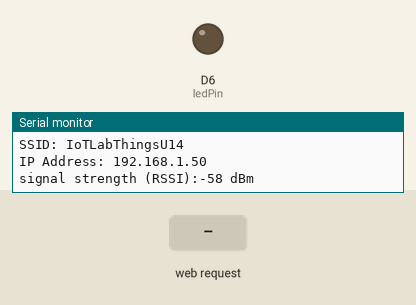
This sketch was run on a simulated Arduino MKR. Parts: output pins drawn as LEDs (lit = HIGH), the last lines printed to the serial monitor. The test bench sets the inputs (shaded band). WiFi joins after 1.5 s; servers stay silent unless stated.

Above: at 7.7 s.
7.8 s: HTTP request GET /H received
At 8.4 s:
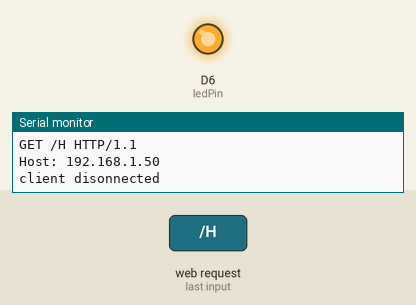
9.3 s: HTTP request GET /L received
At 10.7 s:
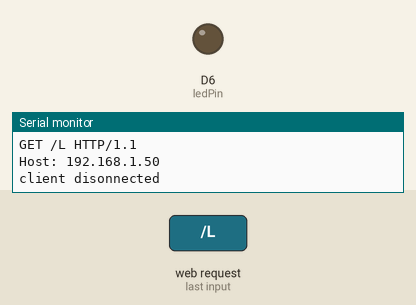
Timing chart, 0 to 12.3 s (numbered marks = the images above; inputs shaded):
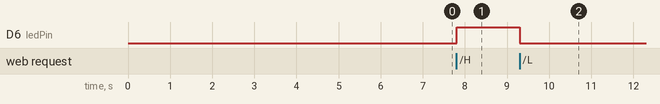

Measured:
- after the input at 7.8 s, D6 (ledPin): LOW → HIGH at once
- after the input at 9.3 s, D6 (ledPin): HIGH → LOW at once

The sketch:

prova_Wifi.ino
```cpp
#include <SPI.h>
#include <WiFi101.h>
#include "arduino_secrets.h"

IPAddress ip(149, 132, 182, 63);
IPAddress subnet(255, 255, 255, 0);
IPAddress dns(149, 132, 2, 3);
IPAddress gateway(149, 132, 182, 1);

char ssid[] = SECRET_SSID;        // your network SSID (name)
char pass[] = SECRET_PASS;    // your network password (use for WPA, or use as key for WEP)

int status = WL_IDLE_STATUS;
WiFiServer server(80);

int ledPin = LED_BUILTIN;

void setup() {
  //Initialize serial and wait for port to open:
  Serial.begin(115200);      // Initialize serial
  WiFi.config(ip, dns, gateway, subnet);

  // Connect or reconnect to WiFi
  if(WiFi.status() != WL_CONNECTED){
    Serial.print("Attempting to connect to SSID: ");
    Serial.println(SECRET_SSID);


    while(WiFi.status() != WL_CONNECTED){
      WiFi.begin(ssid, pass); // Connect to WPA/WPA2 network. Change this line if using open or WEP network
      Serial.print(".");
      delay(5000);
    }
    Serial.println("\nConnected");
  }
  server.begin();
  // you're connected now, so print out the status:
  printWifiStatus();
  pinMode(ledPin, OUTPUT);
}

void loop() {

 listenForEthernetClients();

}
void listenForEthernetClients() {
    WiFiClient client = server.available();   // listen for incoming clients

 if (client) {                             // if you get a client,
    Serial.println("new client");           // print a message out the serial port
    String currentLine = "";                // make a String to hold incoming data from the client
    while (client.connected()) {            // loop while the client's connected
      if (client.available()) {             // if there's bytes to read from the client,
        char c = client.read();             // read a byte, then
        Serial.write(c);                    // print it out the serial monitor
        if (c == '\n') {                    // if the byte is a newline character

          // if the current line is blank, you got two newline characters in a row.
          // that's the end of the client HTTP request, so send a response:
          if (currentLine.length() == 0) {
            // HTTP headers always start with a response code (e.g. HTTP/1.1 200 OK)
            // and a content-type so the client knows what's coming, then a blank line:
            client.println("HTTP/1.1 200 OK");
            client.println("Content-type:text/html");
            client.println();

            // the content of the HTTP response follows the header:
            client.print("Click <a href=\"/H\">here</a> turn the Built in LED on<br>");
            client.print("Click <a href=\"/L\">here</a> turn the Built in LED off<br>");

            // The HTTP response ends with another blank line:
            client.println();
            // break out of the while loop:
            break;
          }
          else {      // if you got a newline, then clear currentLine:
            currentLine = "";
          }
        }
        else if (c != '\r') {    // if you got anything else but a carriage return character,
          currentLine += c;      // add it to the end of the currentLine
        }

        // Check to see if the client request was "GET /H" or "GET /L":
        if (currentLine.endsWith("GET /H")) {
          digitalWrite(ledPin, HIGH);               // GET /H turns the LED on
        }
        if (currentLine.endsWith("GET /L")) {
          digitalWrite(ledPin, LOW);                // GET /L turns the LED off
        }
      }
    }
    // close the connection:
    client.stop();
    Serial.println("client disonnected");
  }
}
void printWifiStatus() {
  // print the SSID of the network you're attached to:
  Serial.print("SSID: ");
  Serial.println(WiFi.SSID());

  // print your board's IP address:
  IPAddress ip = WiFi.localIP();
  Serial.print("IP Address: ");
  Serial.println(ip);

  // print the received signal strength:
  long rssi = WiFi.RSSI();
  Serial.print("signal strength (RSSI):");
  Serial.print(rssi);
  Serial.println(" dBm");
}
```

arduino_secrets.h
```cpp
#define SECRET_SSID "IoTLabThingsU14"
#define SECRET_PASS "L@b%I0T*Ui4!P@sS**0%Less"
```
